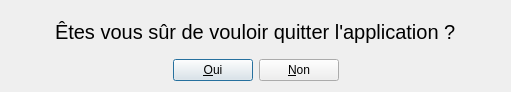
<?xml version="1.0" encoding="UTF-8"?>
<ui version="4.0">
 <class>Deconnection</class>
 <widget class="QDialog" name="Deconnection">
  <property name="geometry">
   <rect>
    <x>0</x>
    <y>0</y>
    <width>511</width>
    <height>92</height>
   </rect>
  </property>
  <property name="windowTitle">
   <string>Fenetre de déconnection</string>
  </property>
  <layout class="QHBoxLayout" name="horizontalLayout_3">
   <item>
    <layout class="QVBoxLayout" name="verticalLayout">
     <item>
      <layout class="QHBoxLayout" name="horizontalLayout_2">
       <item>
        <spacer name="horizontalSpacer_3">
         <property name="orientation">
          <enum>Qt::Horizontal</enum>
         </property>
         <property name="sizeHint" stdset="0">
          <size>
           <width>40</width>
           <height>20</height>
          </size>
         </property>
        </spacer>
       </item>
       <item>
        <widget class="QLabel" name="label">
         <property name="font">
          <font>
           <pointsize>15</pointsize>
          </font>
         </property>
         <property name="text">
          <string>Êtes vous sûr de vouloir quitter l'application ?</string>
         </property>
        </widget>
       </item>
       <item>
        <spacer name="horizontalSpacer_4">
         <property name="orientation">
          <enum>Qt::Horizontal</enum>
         </property>
         <property name="sizeHint" stdset="0">
          <size>
           <width>40</width>
           <height>20</height>
          </size>
         </property>
        </spacer>
       </item>
      </layout>
     </item>
     <item>
      <layout class="QHBoxLayout" name="horizontalLayout">
       <item>
        <spacer name="horizontalSpacer">
         <property name="orientation">
          <enum>Qt::Horizontal</enum>
         </property>
         <property name="sizeHint" stdset="0">
          <size>
           <width>40</width>
           <height>20</height>
          </size>
         </property>
        </spacer>
       </item>
       <item>
        <widget class="QPushButton" name="pushButtonOui">
         <property name="text">
          <string>&amp;Oui</string>
         </property>
         <property name="icon">
          <iconset resource="nWBackOffice.qrc">
           <normaloff>:/icones/mesIcones/iconValider.png</normaloff>:/icones/mesIcones/iconValider.png</iconset>
         </property>
        </widget>
       </item>
       <item>
        <widget class="QPushButton" name="pushButtonNon">
         <property name="text">
          <string>&amp;Non</string>
         </property>
         <property name="icon">
          <iconset resource="nWBackOffice.qrc">
           <normaloff>:/icones/mesIcones/iconFermer.png</normaloff>:/icones/mesIcones/iconFermer.png</iconset>
         </property>
        </widget>
       </item>
       <item>
        <spacer name="horizontalSpacer_2">
         <property name="orientation">
          <enum>Qt::Horizontal</enum>
         </property>
         <property name="sizeHint" stdset="0">
          <size>
           <width>40</width>
           <height>20</height>
          </size>
         </property>
        </spacer>
       </item>
      </layout>
     </item>
    </layout>
   </item>
  </layout>
 </widget>
 <resources>
  <include location="nWBackOffice.qrc"/>
 </resources>
 <connections/>
</ui>
